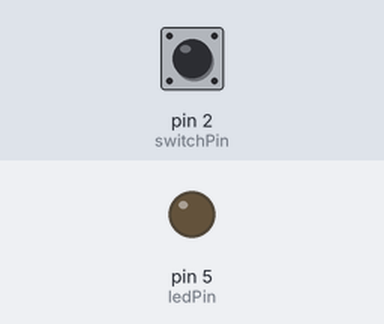
Bench run of a sketch on a simulated Arduino Uno, built with avr-gcc and run on an emulated ATmega328P. Shown: output pins drawn as LEDs (lit = HIGH). The test bench sets the inputs (shaded band); at power-on: pin 2 (switchPin) LOW.

Above: at 1.2 s.
1.3 s: pin 2 (switchPin) pulled HIGH for 0.15 s
At 2.4 s:
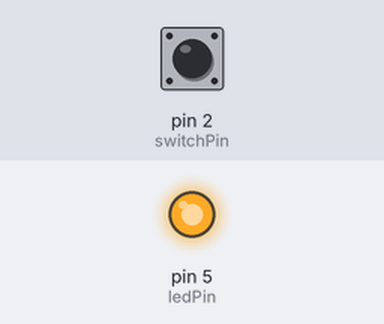
2.9 s: pin 2 (switchPin) pulled HIGH for 1 s
At 3.6 s:
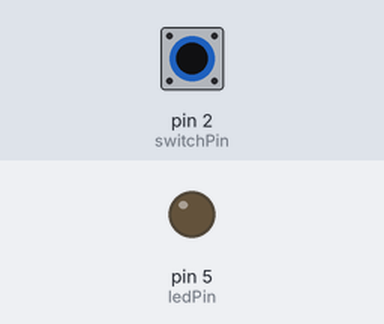
5.4 s: pin 2 (switchPin) pulled HIGH for 3.2 s
At 6.7 s:
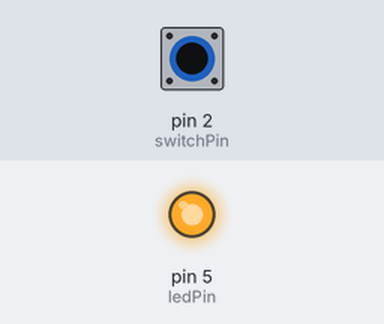
Timing chart, 0 to 8.4 s (numbered marks = the images above; inputs shaded):
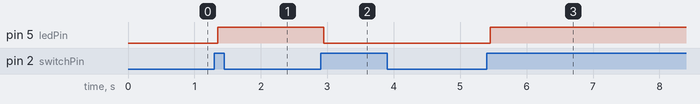

Measured:
- after the input at 1.3 s, pin 5 (ledPin): LOW → HIGH after 0.05 s
- after the input at 2.9 s, pin 5 (ledPin): HIGH → LOW after 0.05 s
- after the input at 5.4 s, pin 5 (ledPin): LOW → HIGH after 0.05 s

The sketch:

Button.ino
```cpp
const int switchPin = 2;
const int ledPin = 5;

int ledState = LOW;
int currentState = LOW;
int lastState = LOW;

unsigned long lastDebounceTime;
unsigned long debounceTime = 50;


void setup() {
  // put your setup code here, to run once:
  pinMode(switchPin, INPUT);
  pinMode(ledPin, OUTPUT);
}

void loop() {
  int readSwitch = digitalRead(switchPin);

  //check to see if new read is same as old state, if not then new lastDebounceTime
  if(readSwitch != lastState){
    lastDebounceTime = millis();
  }

  // put your main code here, to run repeatedly:
  if((millis()-lastDebounceTime)>debounceTime){
    //we only want to do something if the state changes
    if(readSwitch!=currentState){
      currentState = readSwitch;
      if(currentState == HIGH){
        //toggle between on and off
        ledState = !ledState;
      }
    }
  }
  lastState = readSwitch;
  digitalWrite(ledPin,ledState);
}
```
